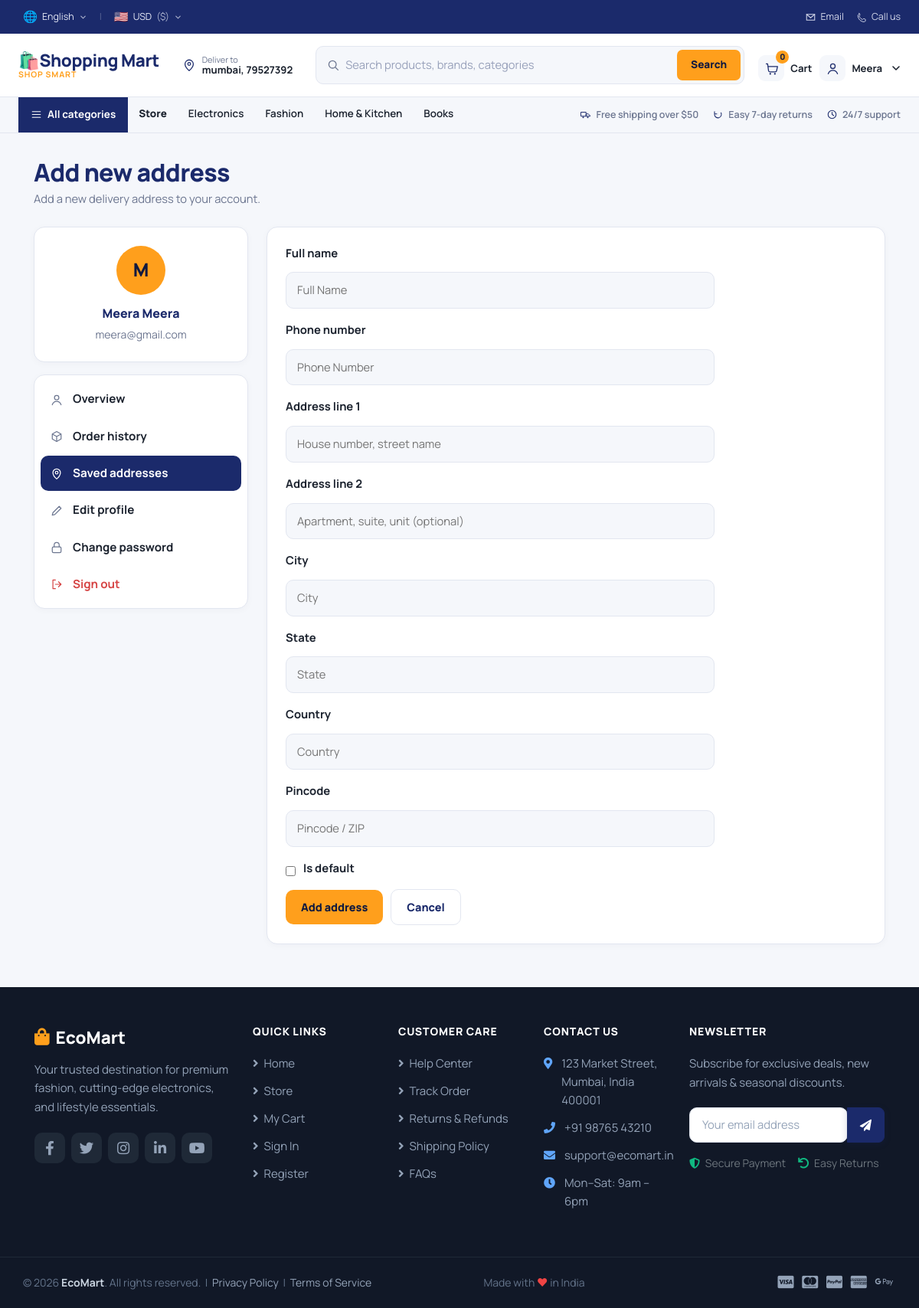
Screenshot of /address/add/ (signed in) with the database file from the repository.
### apps/account/models.py (models this page shows, shortened)
class Address(models.Model):
    user = models.ForeignKey(settings.AUTH_USER_MODEL, related_name="addresses", on_delete=models.CASCADE)
    full_name = models.CharField(max_length=100)
    phone_number = models.CharField(max_length=20)
    address_line_1 = models.CharField(max_length=200)
    address_line_2 = models.CharField(max_length=200, blank=True)
    city = models.CharField(max_length=100)
    state = models.CharField(max_length=100)
    country = models.CharField(max_length=50)
    pincode = models.CharField(max_length=10)
    is_default = models.BooleanField(default=False)    # is_default field to indicate if this is the default address for the user
    created_at = models.DateTimeField(auto_now_add=True)

class Account(AbstractBaseUser, PermissionsMixin):
    ROLE_CHOICES = [
        ("customer", "Customer"),
        ("seller", "Seller"),
        ("admin", "Admin")
    ]
    first_name = models.CharField(max_length=100)
    last_name = models.CharField(max_length=100)
    username = models.CharField(max_length=100, unique=True)
    email = models.EmailField(unique=True)
    phone_number = models.CharField(max_length=10)
    role = models.CharField(max_length=50, choices=ROLE_CHOICES, default="customer")
    date_joined = models.DateTimeField(auto_now_add=True)
    last_login = models.DateTimeField(null=True, blank=True)
    is_admin = models.BooleanField(default=False)
    is_staff = models.BooleanField(default=False)
    is_active = models.BooleanField(default=True)
    is_superuser = models.BooleanField(default=False)
    objects = MyAccountManager()
    USERNAME_FIELD = "email"
    REQUIRED_FIELDS = ["username", "first_name", "last_name", "phone_number"]

### apps/category/models.py (models this page shows, shortened)
class Category(models.Model):
    category_name = models.CharField(max_length=200, unique=True)
    slug = models.SlugField(max_length=200, unique=True)
    description = models.TextField(blank=True)
    category_image = models.ImageField(upload_to="photos/categories", blank=True)
    created_at = models.DateTimeField(auto_now_add=True)
    updated_at = models.DateTimeField(auto_now=True)
    class meta:
        verbose_name = "Category"
        verbose_name_plural = "Categories"
    def get_url(self):
        return reverse("product_by_category", args=[self.slug])

### apps/user_profile/views.py (the view)
# urls.py: path("address/add/", views.add_address, name="add_address"),
@login_required(login_url="login")
def add_address(request):
    if request.method == "POST":
        form = AddressForm(request.POST)
        if form.is_valid():
            address = form.save(commit=False)
            address.user = request.user
            if not Address.objects.filter(user=request.user).exists():
                address.is_default = True
            address.save()
            messages.success(request, "Address added successfully.")
            return redirect("address_list")
    else:
        form = AddressForm()
    return render(request, "Saved Addresses/address_form.html", {"form": form})

### templates/Saved Addresses/address_form.html (shortened to what this page needs)
{% extends "my_profile/base_profile.html" %}
{% block page_title %}{% if form.instance.pk %}Edit address{% else %}Add new address{% endif %}{% endblock %}
{% block page_sub %}{% if form.instance.pk %}Update the details of this address.{% else %}Add a new delivery address to your account.{% endif %}{% endblock %}
{% block profile_content %}
<div class="eco-panel">
    <form method="POST">
        {% include "my_profile/form.html" %}
        <div class="eco-actions">
            <button type="submit" class="eco-btn eco-btn--accent">
                {% if form.instance.pk %}Save changes{% else %}Add address{% endif %}
            </button>
            <a href="{% url 'address_list' %}" class="eco-btn eco-btn--ghost">Cancel</a>
        </div>
    </form>
</div>
{% endblock %}

### templates/my_profile/base_profile.html (shortened to what this page needs)
{% extends "base.html" %}
{% load static %}
{% block extra_css %}
<link href="{% static 'css/profile.css' %}" rel="stylesheet" type="text/css">
{% endblock extra_css %}
{% block content %}
<section class="eco-profile">
    <div class="eco-profile__inner">
        <div class="eco-profile__head">
            <h1 class="eco-profile__title">{% block page_title %}My account{% endblock %}</h1>
            <p class="eco-profile__sub">{% block page_sub %}{% endblock %}</p>
        </div>
        <div class="eco-profile__grid">
            <aside class="eco-profile__side">
                <div class="eco-card eco-me">
                    <span class="eco-me__avatar">{{ user.first_name|slice:":1"|upper }}</span>
                    <span class="eco-me__name">{{ user.first_name }} {{ user.last_name }}</span>
                    <span class="eco-me__email">{{ user.email }}</span>
                </div>
                <nav class="eco-card eco-nav" aria-label="Account menu">
                    <a href="{% url 'profile' %}" class="eco-nav__link {% if request.resolver_match.url_name == 'profile' %}is-active{% endif %}">
                        <svg viewBox="0 0 22 22"><circle cx="11" cy="7.5" r="3.5" stroke="currentColor" stroke-width="1.5" fill="none"/><path d="M4 19c1.2-3.5 4-5.3 7-5.3s5.8 1.8 7 5.3" stroke="currentColor" stroke-width="1.5" fill="none" stroke-linecap="round"/></svg>
                        Overview
                    </a>
                    <a href="{% url 'my_orders' %}" class="eco-nav__link {% if request.resolver_match.url_name == 'my_orders' or request.resolver_match.url_name == 'order_detail' %}is-active{% endif %}">
                        <svg viewBox="0 0 22 22"><path d="M4 7l7-4 7 4v8l-7 4-7-4z" stroke="currentColor" stroke-width="1.5" fill="none" stroke-linejoin="round"/><path d="M4 7l7 4 7-4M11 11v8" stroke="currentColor" stroke-width="1.5" fill="none" stroke-linejoin="round"/></svg>
                        Order history
                    </a>
                    <a href="{% url 'address_list' %}" class="eco-nav__link {% if request.resolver_match.url_name == 'address_list' or request.resolver_match.url_name == 'add_address' or request.resolver_match.url_name == 'edit_address' %}is-active{% endif %}">
                        <svg viewBox="0 0 22 22"><path d="M11 20s6-5.2 6-10a6 6 0 10-12 0c0 4.8 6 10 6 10z" stroke="currentColor" stroke-width="1.5" fill="none" stroke-linejoin="round"/><circle cx="11" cy="10" r="2.2" stroke="currentColor" stroke-width="1.5" fill="none"/></svg>
                        Saved addresses
                    </a>
                    <a href="{% url 'edit_profile' %}" class="eco-nav__link {% if request.resolver_match.url_name == 'edit_profile' %}is-active{% endif %}">
                        <svg viewBox="0 0 22 22"><path d="M4 18l1-4L15 4l3 3L8 17z" stroke="currentColor" stroke-width="1.5" fill="none" stroke-linejoin="round"/></svg>
                        Edit profile
                    </a>
                    <a href="{% url 'change_password' %}" class="eco-nav__link {% if request.resolver_match.url_name == 'change_password' %}is-active{% endif %}">
                        <svg viewBox="0 0 22 22"><rect x="4" y="10" width="14" height="9" rx="2" stroke="currentColor" stroke-width="1.5" fill="none"/><path d="M7 10V7a4 4 0 118 0v3" stroke="currentColor" stroke-width="1.5" fill="none"/></svg>
                        Change password
                    </a>
                    <a href="{% url 'logout' %}" class="eco-nav__link eco-nav__link--danger">
                        <svg viewBox="0 0 22 22"><path d="M9 4H5v14h4M14 7l4 4-4 4M18 11H9" stroke="currentColor" stroke-width="1.5" fill="none" stroke-linecap="round" stroke-linejoin="round"/></svg>
                        Sign out
                    </a>
                </nav>
            </aside>
            <main class="eco-profile__main">
                {% block profile_content %}{% endblock %}
            </main>
        </div>
    </div>
</section>
{% endblock %}

### templates/includes/navbar.html (shortened to what this page needs)
<header class="eco-header">
    <div class="eco-header__utility">
        <div class="eco-header__utility-inner">
            <div class="eco-locale">
                <div class="eco-dropdown">
                    <button type="button" class="eco-dropdown__trigger" data-toggle="dropdown"
                        id="langDropdown" aria-haspopup="true" aria-expanded="false" title="Select Language">
                        <span id="selectedLangFlag" class="eco-dropdown__flag">🌐</span>
                        <span id="selectedLangName">English</span>
                        <svg class="eco-icon eco-icon--chev" viewBox="0 0 16 16"><path d="M4 6l4 4 4-4" stroke="currentColor" stroke-width="1.6" fill="none" stroke-linecap="round" stroke-linejoin="round"/></svg>
                    </button>
                </div>
                <span class="eco-locale__divider">|</span>
                <div class="eco-dropdown">
                    <button type="button" class="eco-dropdown__trigger" data-toggle="dropdown"
                        id="currencyDropdown" aria-haspopup="true" aria-expanded="false" title="Select Country / Currency">
                        <span id="selectedCurrencyFlag" class="eco-dropdown__flag">🇺🇸</span>
                        <span id="selectedCurrencyCode">USD</span>
                        <span id="selectedCurrencySymbol" class="eco-dropdown__muted">($)</span>
                        <svg class="eco-icon eco-icon--chev" viewBox="0 0 16 16"><path d="M4 6l4 4 4-4" stroke="currentColor" stroke-width="1.6" fill="none" stroke-linecap="round" stroke-linejoin="round"/></svg>
                    </button>
                </div>
            </div>
            <div class="eco-contact">
                <a href="#" class="eco-contact__link">
                    <svg class="eco-icon" viewBox="0 0 20 20"><path d="M3 5h14v10H3z" stroke="currentColor" stroke-width="1.4" fill="none"/><path d="M3 5l7 6 7-6" stroke="currentColor" stroke-width="1.4" fill="none" stroke-linecap="round"/></svg>
                    <span>Email</span>
                </a>
                <a href="#" class="eco-contact__link">
                    <svg class="eco-icon" viewBox="0 0 20 20"><path d="M5 3c1 0 2 3 1 4l-1 1c1 2.5 3.5 5 6 6l1-1c1-1 4 0 4 1v2c0 1-1 2-2 2-6 0-11-5-11-11 0-1 1-2 2-2z" stroke="currentColor" stroke-width="1.3" fill="none" stroke-linejoin="round"/></svg>
                    <span>Call us</span>
                </a>
            </div>
        </div>
    </div>
    <div class="eco-header__main">
        <div class="eco-header__main-inner">
            <a href="{% url 'home' %}" class="eco-brand" title="EcoMart - Home">
                <span class="eco-brand__text">
                    <span class="eco-brand__name">🛍️Shopping Mart</span>
                    <span class="eco-brand__tag">Shop Smart</span>
                </span>
            </a>
            <a href="{% if user.id %}{% url 'address_list' %}{% else %}{% url 'login' %}{% endif %}" class="eco-deliver">
                <svg class="eco-deliver__pin" viewBox="0 0 20 20"><path d="M10 18s6-5.2 6-9.5A6 6 0 004 8.5C4 12.8 10 18 10 18z" stroke="currentColor" stroke-width="1.4" fill="none"/><circle cx="10" cy="8.3" r="2" stroke="currentColor" stroke-width="1.4" fill="none"/></svg>
                <span class="eco-deliver__text">
                    <span class="eco-deliver__label">{% if user.id %}Deliver to{% else %}Sign in for{% endif %}</span>
                    <span class="eco-deliver__value">
                        {% if user.id %}
                            {% if deliver_address %}
                                {{ deliver_address.city }}, {{ deliver_address.pincode }}
                            {% else %}
                                Add delivery address
                            {% endif %}
                        {% else %}
                            delivery updates
                        {% endif %}
                    </span>
                </span>
            </a>
            <form action="{% url 'search' %}" class="eco-search" method="get" role="search">
                <svg class="eco-search__icon" viewBox="0 0 20 20">
                    <circle cx="9" cy="9" r="6" stroke="currentColor" stroke-width="1.6" fill="none"/>
                    <path d="M14 14l4 4" stroke="currentColor" stroke-width="1.6" stroke-linecap="round"/>
                </svg>
                <input type="text" class="eco-search__input" placeholder="Search products, brands, categories" name="keyword" value="{{ request.GET.keyword }}">
                <button class="eco-search__btn" type="submit">Search</button>
            </form>
            <div class="eco-actions">
                <a href="{% url 'cart' %}" class="eco-action">
                    <span class="eco-action__icon">
                        <svg viewBox="0 0 22 22"><path d="M3 4h2l1.4 10.2a2 2 0 002 1.8h8.2a2 2 0 002-1.7L20 8H6" stroke="currentColor" stroke-width="1.5" fill="none" stroke-linecap="round" stroke-linejoin="round"/><circle cx="9" cy="19" r="1.3" fill="currentColor"/><circle cx="16" cy="19" r="1.3" fill="currentColor"/></svg>
                        <span class="eco-action__badge">{{ cart_count|default:0 }}</span>
                    </span>
                    <span class="eco-action__label">Cart</span>
                </a>
                {% if user.is_authenticated %}
                    <details class="eco-user" id="ecoUserMenu">
                        <summary class="eco-action">
                            <span class="eco-action__icon">
                                <svg viewBox="0 0 22 22"><circle cx="11" cy="7.5" r="3.5" stroke="currentColor" stroke-width="1.5" fill="none"/><path d="M4 19c1.2-3.5 4-5.3 7-5.3s5.8 1.8 7 5.3" stroke="currentColor" stroke-width="1.5" fill="none" stroke-linecap="round"/></svg>
                            </span>
                            <span class="eco-action__label">{{ user.first_name|default:"Account" }}</span>
                            <svg class="eco-user__caret" viewBox="0 0 12 12"><path d="M2 4l4 4 4-4" stroke="currentColor" stroke-width="1.6" fill="none" stroke-linecap="round" stroke-linejoin="round"/></svg>
                        </summary>
                    </details>
                    {% endif %}
            </div>
        </div>
    </div>
    <nav class="eco-header__rail collapse" id="ecoNavRail">
        <div class="eco-header__rail-inner">
            <div class="eco-rail__left">
                <div class="eco-dropdown eco-dropdown--rail">
                    <button type="button" class="eco-rail__all" data-toggle="dropdown">
                        <svg class="eco-icon" viewBox="0 0 20 20"><path d="M3 5h14M3 10h14M3 15h14" stroke="currentColor" stroke-width="1.6" stroke-linecap="round"/></svg>
                        All categories
                    </button>
                </div>
                <a href="{% url 'store' %}" class="eco-rail__link eco-rail__link--store">Store</a>
                {% for category in links %}
                <a href="{{ category.get_url }}" class="eco-rail__link">{{ category.category_name }}</a>
                {% endfor %}
            </div>
            <div class="eco-rail__perks">
                <span class="eco-perk"><svg class="eco-icon" viewBox="0 0 20 20"><path d="M2 6h9v7H2z" stroke="currentColor" stroke-width="1.3" fill="none"/><path d="M11 9h4l3 3v1h-7z" stroke="currentColor" stroke-width="1.3" fill="none"/><circle cx="6" cy="15" r="1.4" fill="currentColor"/><circle cx="14" cy="15" r="1.4" fill="currentColor"/></svg> Free shipping over $50</span>
                <span class="eco-perk"><svg class="eco-icon" viewBox="0 0 20 20"><path d="M4 10a6 6 0 1011.3-3" stroke="currentColor" stroke-width="1.4" fill="none" stroke-linecap="round"/><path d="M4 5v4h4" stroke="currentColor" stroke-width="1.4" fill="none" stroke-linecap="round" stroke-linejoin="round"/></svg> Easy 7-day returns</span>
                <span class="eco-perk"><svg class="eco-icon" viewBox="0 0 20 20"><circle cx="10" cy="10" r="7" stroke="currentColor" stroke-width="1.4" fill="none"/><path d="M10 6v4l3 2" stroke="currentColor" stroke-width="1.4" fill="none" stroke-linecap="round"/></svg> 24/7 support</span>
            </div>
        </div>
    </nav>
</header>

### rows the page displays
Address: city "mumbai", pincode "79527392"
Account: first_name "Meera", first_name "M", last_name "Meera", email "meera@gmail.com"
Category: category_name "Electronics"
Category: category_name "Fashion"
Category: category_name "Home & Kitchen"
Category: category_name "Books"

### other values shown
{{ cart_count|default:0 }} "0"
{{ field.label }} "Full name" "Phone number" "Address line 1" "Address line 2" "City" "State" "Country" "Pincode"
{{ field.label }} "Is default"
